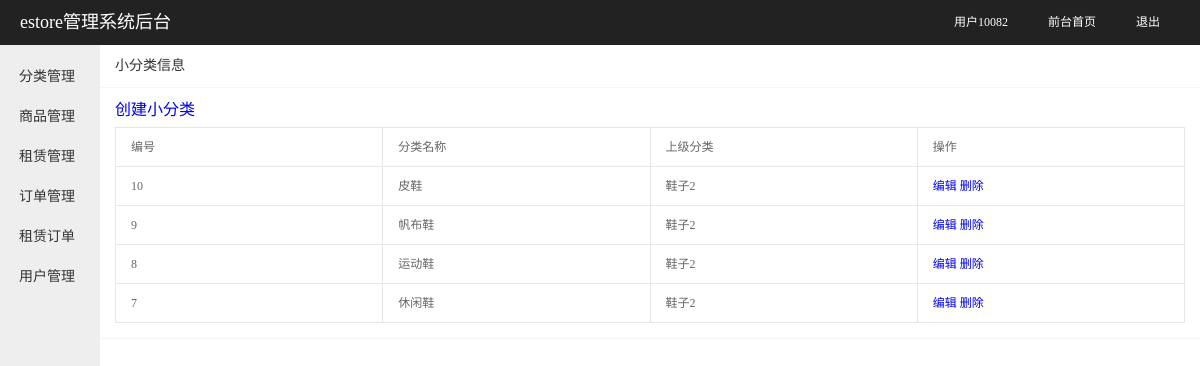
Page /admin/cates/cates_small.php?big_id=4 (signed in) on the committed database.
### tables this page shows
CREATE TABLE `smalltype` (
  `small_id` int(10) unsigned NOT NULL AUTO_INCREMENT COMMENT '小分类编号',
  `small_name` varchar(50) DEFAULT NULL COMMENT '小分类名称',
  `big_id` int(10) unsigned DEFAULT NULL COMMENT 'big分类编号',
  PRIMARY KEY (`small_id`),
  KEY `big_id` (`big_id`),
  CONSTRAINT `smalltype_ibfk_1` FOREIGN KEY (`big_id`) REFERENCES `bigtype` (`big_id`)
);

CREATE TABLE `bigtype` (
  `big_id` int(10) unsigned NOT NULL AUTO_INCREMENT COMMENT 'big分类编号',
  `big_name` varchar(50) NOT NULL COMMENT 'big分类名称',
  PRIMARY KEY (`big_id`),
  UNIQUE KEY `big_name` (`big_name`)
);

### admin/cates/cates_small.php (the view, shortened to what this page needs)
<?php
include '../common/admin.inc.php';
$res_obj = $mysqli->query("select smalltype.*,bigtype.big_name from smalltype,bigtype where smalltype.big_id = bigtype.big_id and smalltype.big_id = ".$_GET['big_id']." order by smalltype.small_id desc");
if($res_obj){
    $two_arr = array();
    while ($one_arr = $res_obj->fetch_assoc()){
        $two_arr[] = $one_arr;
    }
}
?>
<!DOCTYPE html>
<html lang="en" dir="ltr">
  <head>
  </head>
  <body>
    <?php include '../common/header.php';?>
    <div class="admin_content">
      <div class="card">
        <div class="card-header">小分类信息</div>
        <div class="card-body">
          <a href="/admin/cates/cates_small_add.php">创建小分类</a>
          <table class="table">
            <thead>
              <tr>
                <th>编号</th>
                <th>分类名称</th>
                <th>上级分类</th>
                <th>操作</th>
              </tr>
            </thead>
            <tbody>
              <?php foreach ($two_arr as $key => $one):?>
              <tr>
                <td><?php echo $one['small_id'];?></td>
                <td><?php echo $one['small_name'];?></td>
                <td><?php echo $one['big_name'];?></td>
                <td>
                  <a href="/admin/cates/cates_small_edit.php?act=edit&id=<?php echo $one['small_id'];?>">编辑</a>
                  <a href="/admin/cates/cates_small_del.php?act=del&id=<?php echo $one['small_id'];?>">删除</a>
                </td>
              </tr>
              <?php endforeach;?>
            </tbody>
          </table>
        </div>
      </div>
    </div>
  </body>
</html>

### admin/cates/cates_small.php (style rules this page uses)
.card { margin-bottom: 15px; border-radius: 2px; background-color: #fff; box-shadow: 0 1px 2px 0 rgba(0,0,0,.05); }
.card-header { position: relative; height: 42px; line-height: 42px; padding: 0 15px; border-bottom: 1px solid #f6f6f6; color: #333; border-radius: 2px 2px 0 0; font-size: 14px; }
.card-body { position: relative; padding: 10px 15px; line-height: 24px; }
.card-body .table { margin: 5px 0; }
.table { width: 100%; background-color: #fff; color: #666; }
table { border-collapse: collapse; border-spacing: 0; }
.table th { min-width: 80px; }
.table th,.table td { position: relative; padding: 9px 15px; min-height: 20px; line-height: 20px; border-width: 1px; border-style: solid; border-color: #e6e6e6; word-break: break-all; text-align: left; font-weight: 400; font-size: 12px; }

### admin/common/header.php (style rules this page uses)
blockquote, body, button, dd, div, dl, dt, form, h1, h2, h3, h4, h5, h6, input, li, ol, p, pre, td, textarea, th, ul { margin: 0; padding: 0; -webkit-tap-highlight-color: rgba(0,0,0,0); }
a { text-decoration: none; }
.admin_content { position: absolute; top: 45px; right: 0; bottom: 0px; left: 100px; overflow: hidden; z-index: 1; overflow-y: scroll; }

### rows in the picture
smalltype: small_id "10", small_name "皮鞋", big.big_name "鞋子2"
smalltype: small_id "9", small_name "帆布鞋", big.big_name "鞋子2"
smalltype: small_id "8", small_name "运动鞋", big.big_name "鞋子2"
smalltype: small_id "7", small_name "休闲鞋", big.big_name "鞋子2"

### other values in the picture
$admin['user_name'] "用户10082"
